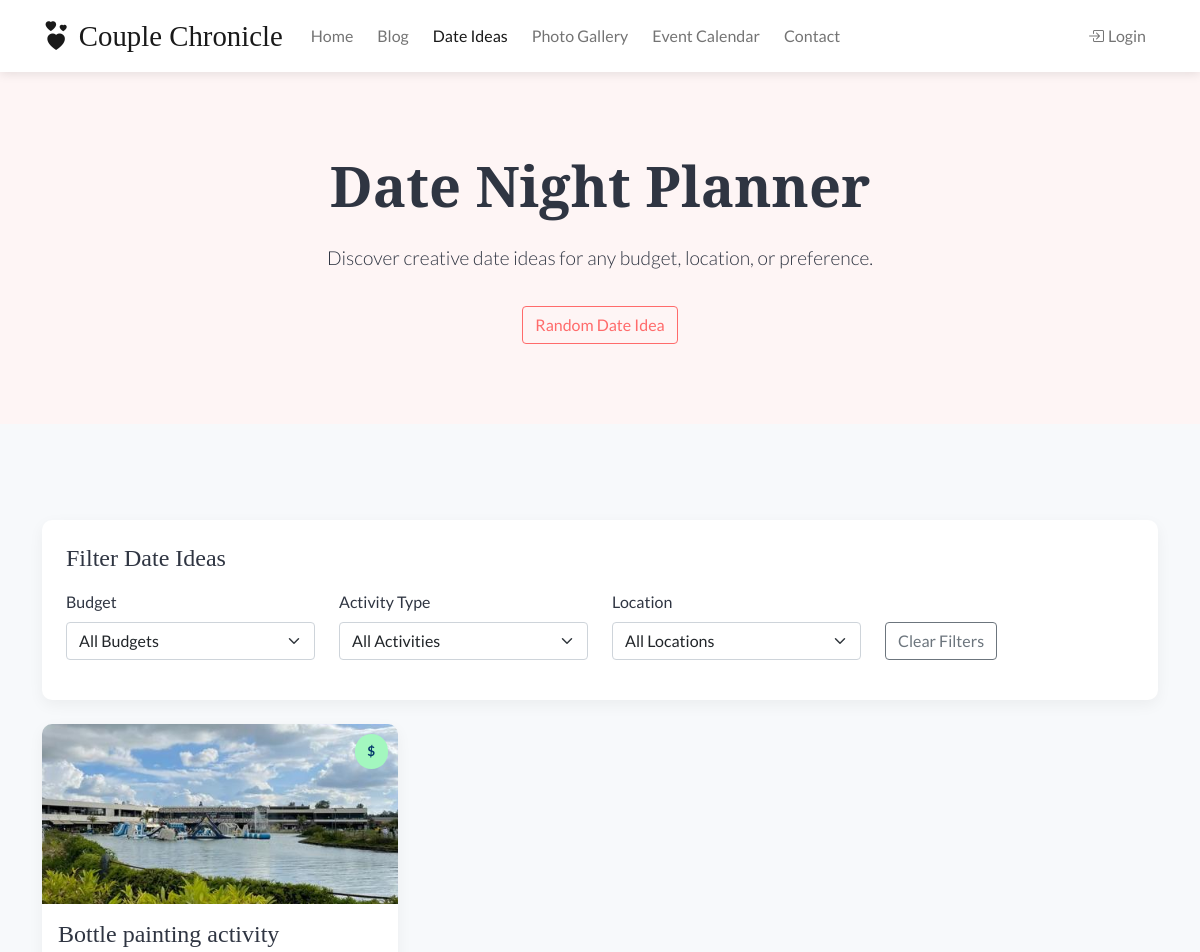
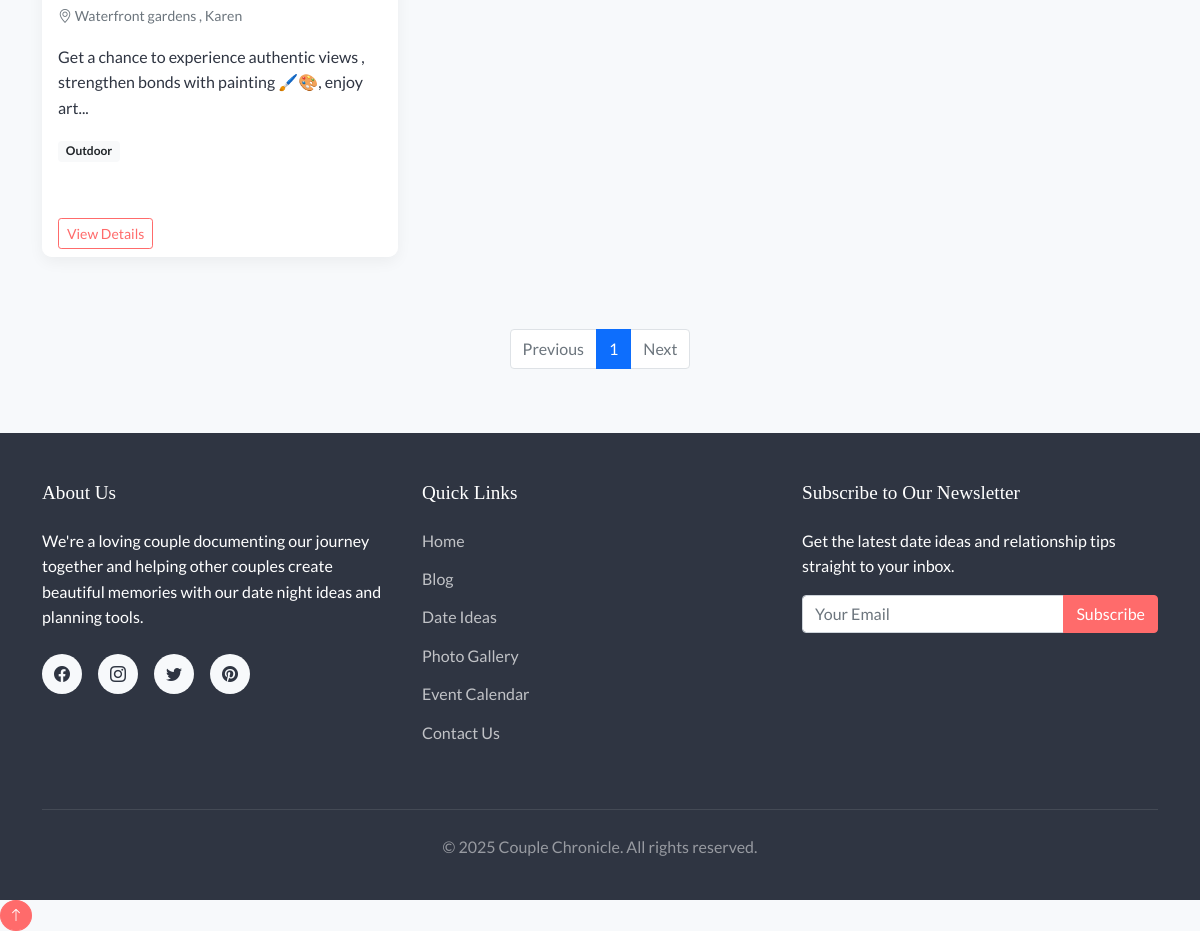
The app's page /date-planner/ with its own data (2 pictures, top to bottom).
### models.py (models this page shows, shortened)
class DateIdea(db.Model):
    id = db.Column(db.Integer, primary_key=True)
    title = db.Column(db.String(120), nullable=False)
    description = db.Column(db.Text, nullable=False)
    location = db.Column(db.String(120))
    budget = db.Column(db.String(50))  # e.g., "Low", "Medium", "High"
    activity_type = db.Column(db.String(50))  # e.g., "Outdoor", "Indoor", "Restaurant", etc.
    image = db.Column(db.String(255))
    created_at = db.Column(db.DateTime, default=datetime.utcnow)
    user_id = db.Column(db.Integer, db.ForeignKey('user.id'), nullable=False)

### routes/date_planner.py (the view)
@date_planner_bp.route('/')
def index():
    page = request.args.get('page', 1, type=int)
    budget = request.args.get('budget')
    activity_type = request.args.get('activity_type')
    location = request.args.get('location')
    query = DateIdea.query
    if budget:
        query = query.filter_by(budget=budget)
    if activity_type:
        query = query.filter_by(activity_type=activity_type)
    if location:
        query = query.filter(DateIdea.location.ilike(f'%{location}%'))
    date_ideas = query.order_by(DateIdea.created_at.desc()).paginate(page=page, per_page=9)
    budgets = db.session.query(DateIdea.budget).distinct().all()
    budgets = [b[0] for b in budgets if b[0]]
    activity_types = db.session.query(DateIdea.activity_type).distinct().all()
    activity_types = [a[0] for a in activity_types if a[0]]
    locations = db.session.query(DateIdea.location).distinct().all()
    locations = [l[0] for l in locations if l[0]]
    return render_template(
        'date_planner/index.html',
        date_ideas=date_ideas,
        budgets=budgets,
        activity_types=activity_types,
        locations=locations,
        current_budget=budget,
        current_activity_type=activity_type,
        current_location=location
    )

### app.py (called while the page is built)
@app.context_processor
def inject_now():
    return {'now': datetime.utcnow()}

### templates/date_planner/index.html (shortened to what this page needs)
{% extends 'base.html' %}
{% block content %}
<section class="hero text-center">
    <div class="container">
        <h1 class="display-4 fw-bold">Date Night Planner</h1>
        <p class="lead">Discover creative date ideas for any budget, location, or preference.</p>
        <div class="d-flex justify-content-center gap-3">
            <button id="randomIdeaBtn" class="btn btn-outline-primary">Random Date Idea</button>
        </div>
    </div>
</section>
<section class="container py-5">
    <div class="filter-section mb-4">
        <h4 class="mb-3">Filter Date Ideas</h4>
        <form id="dateIdeaFilters" method="GET" action="{{ url_for('date_planner.index') }}">
            <div class="row">
                <div class="col-md-3 mb-3">
                    <label for="budget" class="form-label">Budget</label>
                    <select name="budget" id="budget" class="form-select">
                        <option value="">All Budgets</option>
                    </select>
                </div>
                <div class="col-md-3 mb-3">
                    <label for="activity_type" class="form-label">Activity Type</label>
                    <select name="activity_type" id="activity_type" class="form-select">
                        <option value="">All Activities</option>
                    </select>
                </div>
                <div class="col-md-3 mb-3">
                    <label for="location" class="form-label">Location</label>
                    <select name="location" id="location" class="form-select">
                        <option value="">All Locations</option>
                    </select>
                </div>
                <div class="col-md-3 mb-3">
                    <label class="form-label d-block">&nbsp;</label>
                    <button type="button" id="clearFilters" class="btn btn-outline-secondary">Clear Filters</button>
                </div>
            </div>
        </form>
    </div>
    {% if date_ideas.items %}
        <div class="row">
            {% for idea in date_ideas.items %}
                <div class="col-lg-4 col-md-6 mb-4">
                    <div class="card date-idea-card h-100">
                        {% if idea.image %}
                            <img src="{{ url_for('static', filename=idea.image) }}" class="card-img-top" alt="{{ idea.title }}">
                        {% else %}
                            <div class="card-img-top bg-light d-flex align-items-center justify-content-center">
                                <i class="bi bi-heart" style="font-size: 3rem; color: #ccc;"></i>
                            </div>
                        {% endif %}
                        <span class="date-idea-badge budget-{{ idea.budget }}">
                            {% if idea.budget == 'low' %}
                                $
                            {% elif idea.budget == 'medium' %}
                                $$
                            {% elif idea.budget == 'high' %}
                                $$$
                            {% endif %}
                        </span>
                        <div class="card-body">
                            <h5 class="card-title">{{ idea.title }}</h5>
                            {% if idea.location %}
                                <p class="card-text text-muted small">
                                    <i class="bi bi-geo-alt"></i> {{ idea.location }}
                                </p>
                            {% endif %}
                            <p class="card-text">{{ idea.description|truncate(100) }}</p>
                            <div class="mt-2">
                                <span class="badge bg-light text-dark">{{ idea.activity_type|title }}</span>
                            </div>
                        </div>
                        <div class="card-footer bg-white border-0">
                            <div class="d-flex justify-content-between align-items-center">
                                <a href="{{ url_for('date_planner.detail', id=idea.id) }}" class="btn btn-sm btn-outline-primary">View Details</a>
                            </div>
                        </div>
                    </div>
                </div>
            {% endfor %}
        </div>
        <nav class="mt-5">
            <ul class="pagination justify-content-center">
                {% if date_ideas.has_prev %}
                    <li class="page-item">
                        <a class="page-link" href="{{ url_for('date_planner.index', page=date_ideas.prev_num, budget=current_budget, activity_type=current_activity_type, location=current_location) }}">Previous</a>
                    </li>
                {% else %}
                    <li class="page-item disabled">
                        <span class="page-link">Previous</span>
                    </li>
                {% endif %}
                {% for page_num in date_ideas.iter_pages(left_edge=1, right_edge=1, left_current=2, right_current=2) %}
                    {% if page_num %}
                        {% if page_num == date_ideas.page %}
                            <li class="page-item active">
                                <span class="page-link">{{ page_num }}</span>
                            </li>
                        {% else %}
                            <li class="page-item">
                                <a class="page-link" href="{{ url_for('date_planner.index', page=page_num, budget=current_budget, activity_type=current_activity_type, location=current_location) }}">{{ page_num }}</a>
                            </li>
                        {% endif %}
                    {% else %}
                        <li class="page-item disabled">
                            <span class="page-link">…</span>
                        </li>
                    {% endif %}
                {% endfor %}
                {% if date_ideas.has_next %}
                    <li class="page-item">
                        <a class="page-link" href="{{ url_for('date_planner.index', page=date_ideas.next_num, budget=current_budget, activity_type=current_activity_type, location=current_location) }}">Next</a>
                    </li>
                {% else %}
                    <li class="page-item disabled">
                        <span class="page-link">Next</span>
                    </li>
                {% endif %}
            </ul>
        </nav>
    {% endif %}
</section>
{% endblock %}

### static/css/style.css (style rules this page uses)
:root { --primary-color: #FF6B6B; --secondary-color: #4ECDC4; --accent-color: #FFD166; --light-color: #F7F9FB; --dark-color: #2F3542; --gray-color: #747D8C; --soft-pink: #FDA7DF; --lavender: #D6A2E8; --font-heading: 'Playfair Display', serif; --font-body: 'Lato', sans-serif; }
body { font-family: var(--font-body); color: var(--dark-color); background-color: var(--light-color); line-height: 1.6; }
h1, h2, h3, h4, h5, h6 { font-family: var(--font-heading); margin-bottom: 1rem; color: var(--dark-color); }
a { color: var(--primary-color); text-decoration: none; transition: all 0.3s ease; }
.btn-outline-primary { color: var(--primary-color); border-color: var(--primary-color); }
.hero { background-color: #fef5f5; padding: 5rem 0; margin-bottom: 3rem; position: relative; overflow: hidden; }
.hero::before { content: ''; position: absolute; top: 0; left: 0; width: 100%; height: 100%; background-image: url('https://cdn.jsdelivr.net/gh/feathericons/feather@4.29.0/icons/heart.svg'); background-repeat: repeat; background-size: 100px; opacity: 0.03; z-index: 0; }
.hero h1 { font-size: 3.5rem; margin-bottom: 1.5rem; position: relative; z-index: 1; }
.hero p { font-size: 1.2rem; max-width: 80%; margin: 0 auto 2rem; position: relative; z-index: 1; }
.card { border-radius: 10px; overflow: hidden; transition: transform 0.3s ease, box-shadow 0.3s ease; margin-bottom: 2rem; border: none; box-shadow: 0 5px 15px rgba(0, 0, 0, 0.05); }
.card-img-top { height: 200px; object-fit: cover; }
.card-title { font-family: var(--font-heading); font-size: 1.5rem; }
.card-footer { background-color: white; border-top: 1px solid rgba(0, 0, 0, 0.05); }
.filter-section { background-color: white; padding: 1.5rem; border-radius: 10px; margin-bottom: 2rem; box-shadow: 0 5px 15px rgba(0, 0, 0, 0.05); }
.date-idea-card { height: 100%; display: flex; flex-direction: column; }
.date-idea-card .card-body { flex: 1; }
.date-idea-card .card-img-top { height: 180px; }
.date-idea-badge { position: absolute; top: 10px; right: 10px; padding: 0.4rem 0.8rem; border-radius: 50px; font-size: 0.85rem; font-weight: 600; }
.budget-low { background-color: #A3F7BF; color: #05386B; }

### records on screen
DateIdea: image (picture), title "Bottle painting activity", location "Waterfront gardens , Karen", description "Get a chance to experience authentic views , strengthen bonds with painting 🖌️🎨, enjoy art...", activity_type "Outdoor"

### other values on screen
{{ page_num }} "1"
